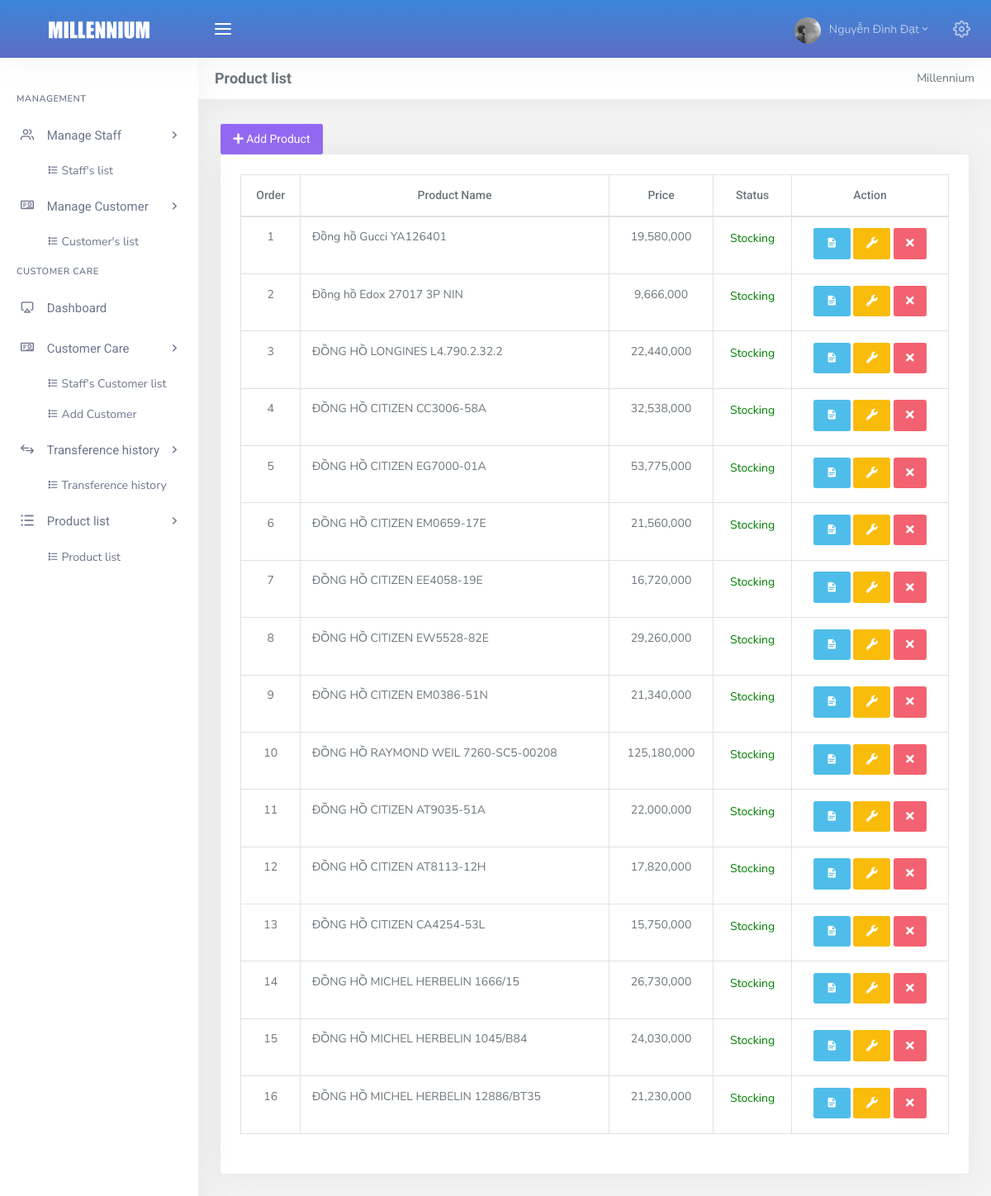
Page /admin/dashboard.php?page=list_product (signed in) on the committed database.
### tables this page shows
CREATE TABLE `tbl_product` (
  `id` int(11) NOT NULL,
  `name` varchar(100) NOT NULL,
  `image` varchar(100) NOT NULL,
  `price` float NOT NULL,
  `description` text NOT NULL,
  `status` tinyint(4) NOT NULL DEFAULT 1,
  `role` int(5) NOT NULL,
  `origin` varchar(50) NOT NULL,
  `sale` int(2) NOT NULL,
  `create_at` datetime NOT NULL DEFAULT current_timestamp()
);

### admin/Controller/Product/Product_c.php (called while the page is built, shortened)
<?php
    include_once("Model/Product/Product_m.php");
    class Product_c extends Product_m {
        private $product;
        function __construct()
        {
            $this->product = new Product_m();
        }
        public function Product () {
            $product = $this->product->getProduct();
            include_once 'View/Product/list_product.php';
        }
    }
?>

### admin/Config/myConfig.php (called while the page is built, shortened)
<?php
	class Connect{
		private $user = "root";
		private $pass = "";
		private $dns = "mysql:host=localhost;dbname=customer_care";
		function __construct(){
			try {
				$this->pdo = new PDO($this->dns, $this->user, $this->pass);
				$this->pdo->query("SET NAMES utf8");
			} catch (PDOException $e) {
				echo $e->getMessage();
				exit();
			}
		}
	}
 ?>

### admin/Model/Product/Product_m.php (called while the page is built, shortened)
<?php
    include_once("Config/myConfig.php");
    class Product_m extends Connect {
        function __construct()
        {
            parent::__construct();
        }
        protected function getProduct () {
            $sql = "SELECT
                        *
                    FROM
                        tbl_product
                        ";
            $pre = $this->pdo->prepare($sql);
            $pre->execute();
            $result = array();
            while ($row = $pre->fetch(PDO::FETCH_ASSOC)) {
                $result[] = $row;
            }
            return $result;
        }
    }

### admin/View/Product/list_product.php (the view, shortened to what this page needs)
<button type="button" class="btn btn-icon waves-effect waves-light btn-purple addUser"
data-toggle = "modal" data-target = "#add_product" title="Modify">
     <i class="fa fa-plus" aria-hidden="true"></i> Add Product
</button>
<div class="row">
  <div class="col-12">
    <div class="card-box table-responsive table_product">
        <table id="datatable_list_product" class="display table table-bordered  dt-responsive nowrap" style="border-collapse: collapse; border-spacing: 0; width: 100%;">
          <thead>
            <tr class="text-center">
                <th>Order</th>
                <th>Product Name</th>
                <th>Price</th>
                <th>Status</th>
                <th>Action</th>
            </tr>
          </thead>
          <tbody id="view_all_product">
            <?php
              $count = 0;
              foreach ($product as $key => $valueProduct) {
                $count++;
                ?>
                  <tr>
                      <td class="text-center"><?= $count; ?></td>
                      <td><?= $valueProduct['name'] ?></td>
                      <td class="text-center"><?= number_format($valueProduct['price']); ?></td>
                      <td class="text-center">
                          <?php
                              if ($valueProduct['status'] == 1) {
                                  echo "<p style='color: green;'>Stocking</p>";
                              }else{
                                  echo "<p style='color: red;'>Out of stock</p>";
                              }
                          ?>
                      </td>
                      <td class="text-center">
                          <button type="button" class="btn btn-icon btn-info waves-effect waves-light" data-toggle="modal" data-target="#description<?= $valueProduct['id']; ?>" title="Detail"><span><i class="mdi mdi-file-document"></i></span></button>
                          <button type="button" class="btn btn-icon waves-effect waves-light btn-warning" title="Modify"
                          data-toggle="modal" data-target="#modify-product<?= $valueProduct['id'] ?>" data-whatever = "@getbootstrap">
                            <span>
                              <i class="fas fa-wrench"></i>
                            </span>
                          </button>
                          <button class="btn btn-danger btn-icon waves-effect waves-light remove_Product"
                          value="<?= $valueProduct['id']; ?>"
                          title="Delete">
                            <i class="fas fa-times"></i>
                          </button>
                      </td>
                  </tr>
                <?php
              }
             ?>
          </tbody>
        </table>
    </div>
  </div>
</div>

### rows in the picture
tbl_product: name "Đồng hồ Gucci YA126401", price "19,580,000", status "Stocking", $valueProduct['id'] 2 (drawn)
tbl_product: name "Đồng hồ Edox 27017 3P NIN", price "9,666,000", status "Stocking", $valueProduct['id'] 3 (drawn)
tbl_product: name "ĐỒNG HỒ LONGINES L4.790.2.32.2", price "22,440,000", status "Stocking", $valueProduct['id'] 4 (drawn)
tbl_product: name "ĐỒNG HỒ CITIZEN CC3006-58A", price "32,538,000", status "Stocking", $valueProduct['id'] 5 (drawn)
tbl_product: name "ĐỒNG HỒ CITIZEN EG7000-01A", price "53,775,000", status "Stocking", $valueProduct['id'] 6 (drawn)
tbl_product: name "ĐỒNG HỒ CITIZEN EM0659-17E", price "21,560,000", status "Stocking", $valueProduct['id'] 7 (drawn)
tbl_product: name "ĐỒNG HỒ CITIZEN EE4058-19E", price "16,720,000", status "Stocking", $valueProduct['id'] 8 (drawn)
tbl_product: name "ĐỒNG HỒ CITIZEN EW5528-82E", price "29,260,000", status "Stocking", $valueProduct['id'] 9 (drawn)
tbl_product: name "ĐỒNG HỒ CITIZEN EM0386-51N", price "21,340,000", status "Stocking", $valueProduct['id'] 10 (drawn)
tbl_product: name "ĐỒNG HỒ RAYMOND WEIL 7260-SC5-00208", price "125,180,000", status "Stocking", $valueProduct['id'] 11 (drawn)
tbl_product: name "ĐỒNG HỒ CITIZEN AT9035-51A", price "22,000,000", status "Stocking", $valueProduct['id'] 12 (drawn)
tbl_product: name "ĐỒNG HỒ CITIZEN AT8113-12H", price "17,820,000", status "Stocking", $valueProduct['id'] 13 (drawn)
tbl_product: name "ĐỒNG HỒ CITIZEN CA4254-53L", price "15,750,000", status "Stocking", $valueProduct['id'] 14 (drawn)
tbl_product: name "ĐỒNG HỒ MICHEL HERBELIN 1666/15", price "26,730,000", status "Stocking", $valueProduct['id'] 15 (drawn)
tbl_product: name "ĐỒNG HỒ MICHEL HERBELIN 1045/B84", price "24,030,000", status "Stocking", $valueProduct['id'] 16 (drawn)
tbl_product: name "ĐỒNG HỒ MICHEL HERBELIN 12886/BT35", price "21,230,000", status "Stocking", $valueProduct['id'] 17 (drawn)

### other values in the picture
$_SESSION['name'] "Nguyễn Đình Đạt"
